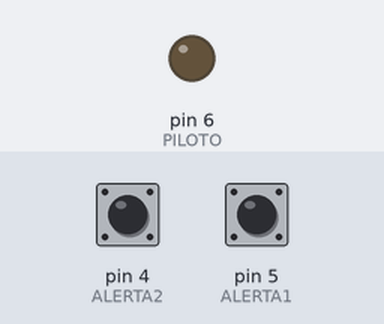
Recording of a sketch running on a simulated Arduino Uno, built with avr-gcc and run on an emulated ATmega328P. Parts: output pins drawn as LEDs (lit = HIGH). Dashed ring = blinking. Inputs (shaded band) come from the test bench; at power-on: pin 4 (ALERTA2) HIGH, pin 5 (ALERTA1) HIGH.

Above: at 1.2 s.
1.3 s: pin 4 (ALERTA2) pulled LOW for 3.2 s
At 1.7 s:
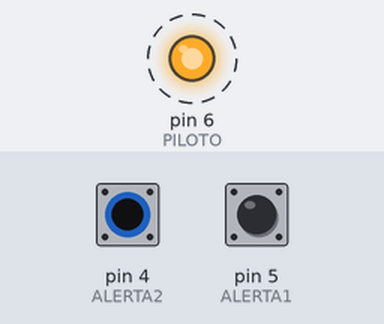
6.3 s: pin 5 (ALERTA1) pulled LOW for 3.2 s
At 10.8 s:
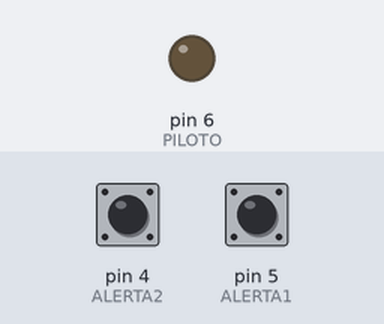
Timing chart, 0 to 12.3 s (numbered marks = the images above; inputs shaded):
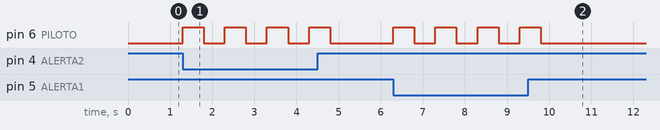

The sketch:

transmisor.ino
```cpp
#include <EtherCard.h> // librería para el uso del módulo ENC28J60

#define ALERTA1 5 // pin para recibir la Alerta1
#define ALERTA2 4 // pin para recibir la Alerta2
#define PILOTO 6 // pin para conectar el LED piloto

static byte mymac[] = { 0x74, 0x69, 0x69, 0x2D, 0x23, 0x62}; // mac
byte Ethernet::buffer[700];

// declaración de puertos
const int dstPort PROGMEM = 2510; // puerto destino
const int srcPort PROGMEM = 2510; // puerto fuente

// dirección ip
static byte myip[] = { 192,168,1, 201 }; //ip
// puerta de acceso
static byte gwip[] = { 192,168,1, 1 }; //puerta de enlace
// máscara
static byte mask[] = { 255, 255, 255,0 }; //máscara
//dirección de Broadcast
static byte broadip[] = { 255,255,255,255 }; // ip para broadcast

//Texto a enviar
char alerta1[] = "P215B7"; // código para prueba semanal
char alerta2[] = "S4S09"; // código para sismo

void setup()
{
  Serial.begin(57600); // se inicia el puerto Serial en caso de necesitarlo
  if(ether.begin(sizeof Ethernet::buffer, mymac) == 0) // se inicializa el módulo ethernet
    Serial.println( "Failed to access Ethernet controller"); // se envía un mensaje de error en caso de  no poder iniciar el módulo
  ether.staticSetup(myip, gwip, NULL, mask); // se asignan los parámetros de ip, puerta de enlace, dns y máscara

  //Se asigna el modo de los pines
  pinMode(ALERTA1, INPUT_PULLUP); //se configura como entrada
  pinMode(ALERTA2, INPUT_PULLUP); // se configura como entrada
  pinMode(PILOTO, OUTPUT); // se configura como salida
  digitalWrite(PILOTO, LOW); // se asigna un valor bajo al piloto

  ether.printIp("IP:  ", ether.myip); // se imprime la dirección ip en el puerto serial
  ether.printIp("GW:  ", ether.gwip); // se imprime la puerta de enlace en el puerto serial
}

void loop()
{
  ether.packetLoop(ether.packetReceive()); //función necesaria para el funcionamiento del módulo. siempre debe ser agregada en la función loop
  int A1, A2; // se declaran las variables para recibir el valor leído en los pines para las alertas
  A1 = digitalRead(ALERTA1); //se lee el pin para Alerta1
  A2 = digitalRead(ALERTA2); //se lee el pin para Alerta2
  if(A1 == 0) //Si se recibe una señal en la Alerta1...
  {
    ether.sendUdp(alerta1, sizeof(alerta1), srcPort, broadip, dstPort); // se envía la alerta por medio de ethernet utilizando el protocolo udp
    digitalWrite(PILOTO, HIGH); // se configura el piloto para parpadear lo que dure la señal de alerta
    delay(500);
    digitalWrite(PILOTO, LOW);
    delay(500);
  }
  if(A2 == 0) //Si se recibe una señal en la Alerta2...
  {
    ether.sendUdp(alerta2, sizeof(alerta2), srcPort, broadip, dstPort); // se envía la alerta por medio de ethernet utilizando el protocolo udp
    digitalWrite(PILOTO, HIGH); // se configura el piloto para parpadear lo que dure la señal de alerta
    delay(500);
    digitalWrite(PILOTO, LOW);
    delay(500);
  }
}
```

Measured:
- after the input at 1.3 s, pin 6 (PILOTO): alternates HIGH for 0.50 s and LOW for 0.50 s, 8 changes in all, then stays LOW, starting at once
- after the input at 6.3 s, pin 6 (PILOTO): alternates HIGH for 0.50 s and LOW for 0.50 s, 8 changes in all, then stays LOW, starting at once
